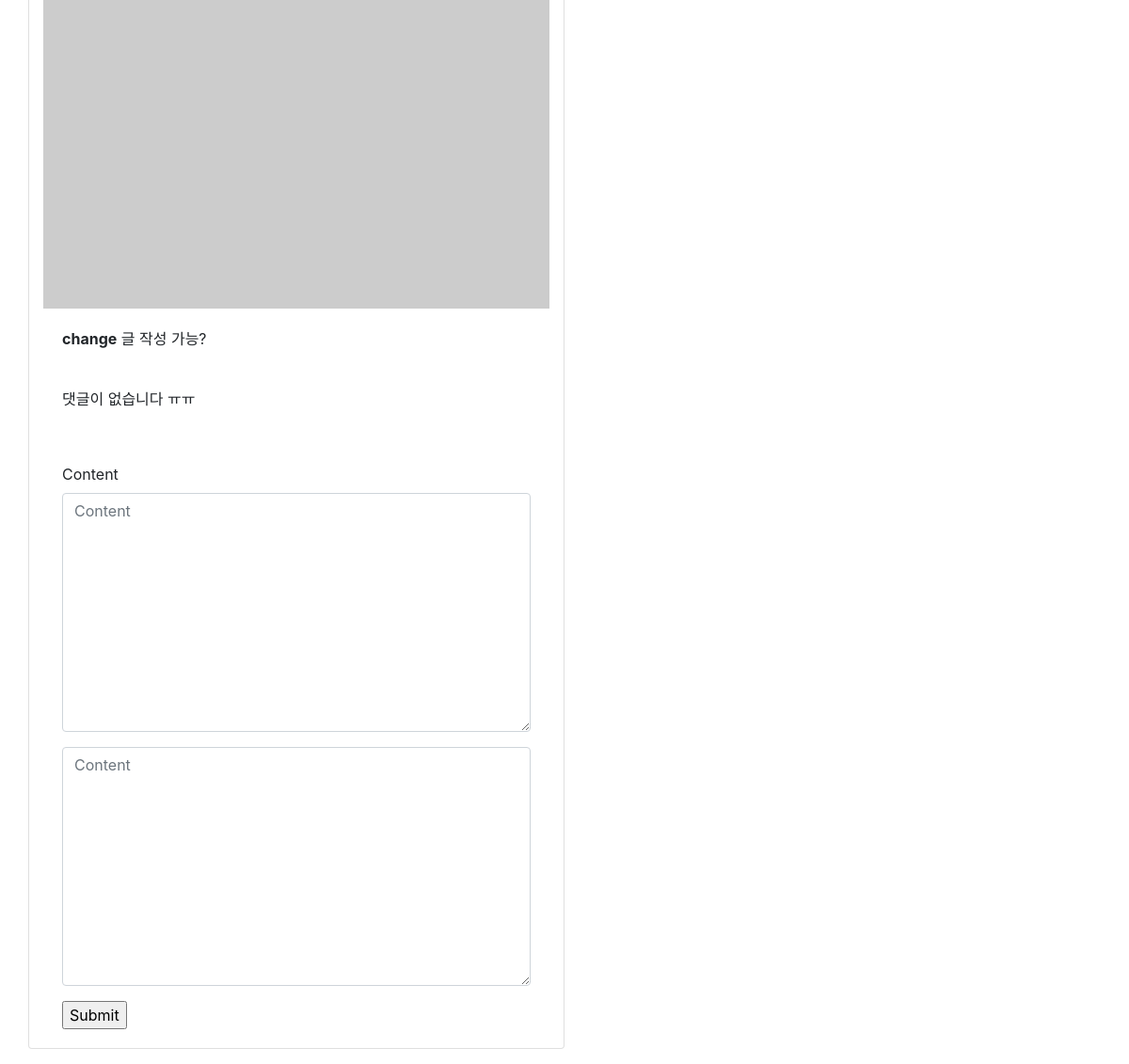
The app's page /posts/ (lower part), older data.
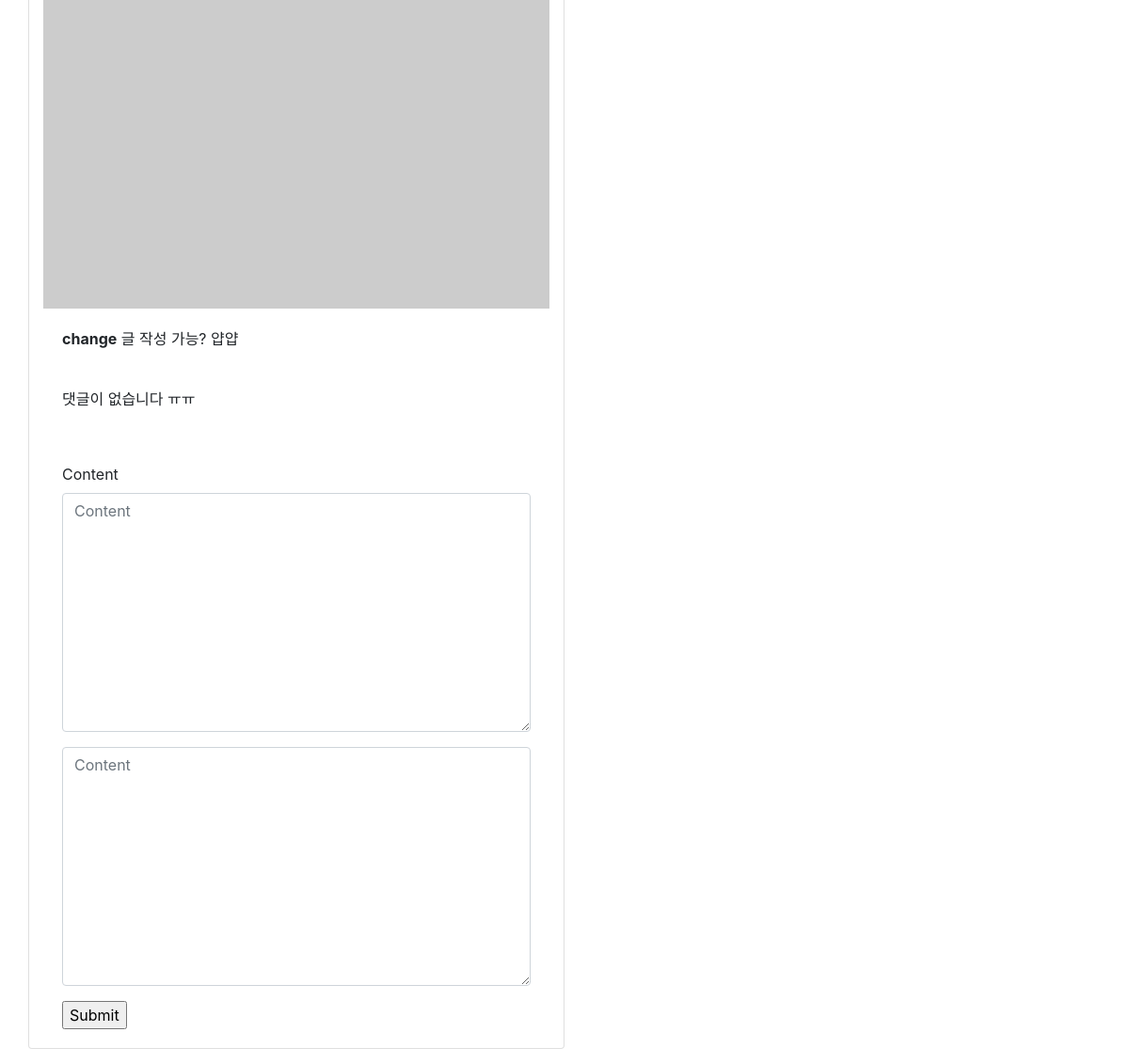
The same page, newer data.
### posts/models.py (models this page shows)
class Post(models.Model):
    user = models.ForeignKey(settings.AUTH_USER_MODEL, on_delete=models.CASCADE)
    content = models.TextField()
    image = ProcessedImageField(
                upload_to='posts/images', # 올리는 위치 설정
                processors=[ResizeToFill(600, 600)],
                format='JPEG',
                options={'quality': 90}
    )

### posts/views.py (the view)
# urls.py: path('', views.index, name="index"),
def index(request):
    posts = Post.objects.all().order_by('-id')
    comment_form = CommentForm()
    context = {
        'posts': posts,
        'comment_form': comment_form
    }
    return render(request, 'posts/index.html', context)

### posts/forms.py
class CommentForm(forms.ModelForm):
    class Meta:
        model = Comment
        fields = ['content']

### posts/templates/posts/index.html
{% extends 'posts/base.html' %}
{% block body %}
{% for post in posts %}
    <div class="row">
        {% include 'posts/_post.html' %}
    </div>
{% endfor %}
{% endblock %}

### posts/templates/posts/base.html (shortened to what this page needs)
<!DOCTYPE html>
<html lang="en">
<head>
    <link rel="stylesheet" href="https://stackpath.bootstrapcdn.com/bootstrap/4.3.1/css/bootstrap.min.css">
</head>
<body>
    <div class="container">
        {% block body %}
        {% endblock %}
    </div>
</body>
</html>

### posts/templates/posts/_post.html (shortened to what this page needs)
{% load bootstrap4 %}
<div class="card col-6 my-3">
    {% if post.image %}
        <img src="{{post.image.url}}" class="card-img-top" alt="...">
    {% else %}
        <img src="https://picsum.photos/id/{{post.id}}/300/300" class="card-img-top" alt="...">
    {% endif %}
    <div class="card-body">
        <p class="card-text"><strong>{{post.user.username}}</strong> {{post.content}}</p>
    </div>
    <div class="card-body">
        {% for comment in post.comment_set.all %}
            <p><strong>{{comment.user.username}}</strong> {{comment.content}}</p>
        {% empty %}
            <p>댓글이 없습니다 ㅠㅠ</p>
        {% endfor %}
    </div>
    <div class="card-body">
        <form action="{% url 'posts:comment_create' post.id %}" method="post">
            {% bootstrap_form comment_form %}
            {% bootstrap_field comment_form.content show_label=False %}
            <input type="submit">
        </form>
    </div>
</div>

Row changes from the older to the newer data that the page shows:
changed Post "change": content "글 작성 가능?" → "글 작성 가능? 얍얍"
